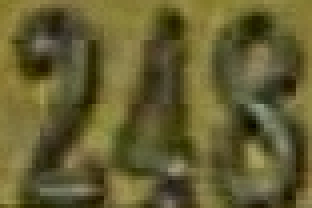
%> input picture code/SVHN-code/test.png, 78 x 52 px (shown 4 times larger)
$ octave --eval "result = calVSMap(imread('../test.png'));"   (GNU Octave 9; MATLAB toolbox functions it lacks are replaced by stand-ins)
%> lines starting %> are read from the running program, lines starting %| are printed output that depends on the picture
function [outputRegion outputPixel] = calVSMap(I, r)
if nargin < 2
    r = 15;
end
hsvI = rgb2hsv(I);
%> hsvI: size 52x78x3 double; mean H, S, V 0.148, 0.532, 0.392
s = hsvI(:,:,2);
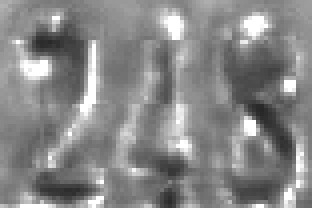
%> s: size 52x78 double (shown 4 times larger); min 0.153, max 1, mean 0.532
v = hsvI(:,:,3);
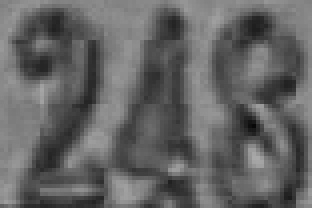
%> v: size 52x78 double (shown 4 times larger); min 0.0314, max 0.663, mean 0.392
sigma = 0.041337;
sigmaMat = normrnd(0, sigma, size(I, 1), size(I, 2));

% Here is another parameters setting
%
% output = 0.1893 + 1.0267*v  - 1.2966*s;

output = 0.121779 + 0.959710*v  - 0.780245*s + sigmaMat;
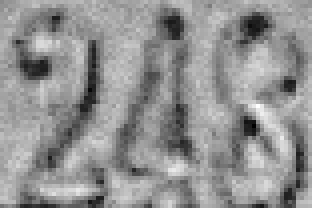
%> output: size 52x78 double (shown 4 times larger); min -0.694, max 0.658, mean 0.0827; drawn with min black and max white
outputPixel = output;
output = ordfilt2(output, 1, ones(r,r), 'symmetric');
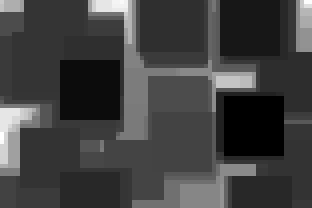
%> output: size 52x78 double (shown 4 times larger); min -0.694, max 0.0756, mean -0.499; drawn with min black and max white
outputRegion = output;
end
